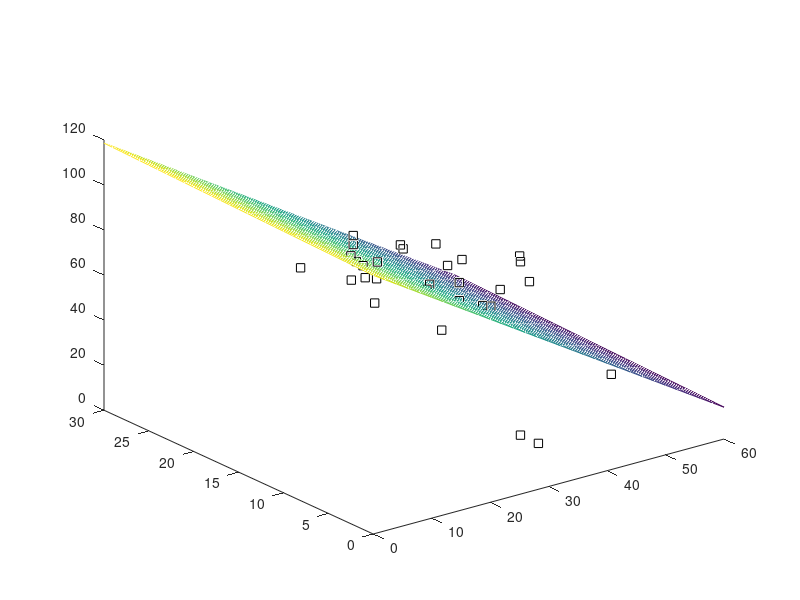

Here is the MATLAB script that generated this plot:
S = dlmread('wbsa0220.dat');

R = S;
R(:,end) = ones();

t = S(:,end);

%a = inv(R'*R) * R' * t;
a = (R'*R)\R' * t;
a

tm = mean(t);
r2 = norm(tm-(a(1)*S(:,1)+a(2)*S(:,2)+a(3)))^2 / norm(tm-t)^2;

r2

plot3(S(:,1), S(:,2), S(:,3), 'ks');
hold;

[x,y] = meshgrid(0:2:60,0:1:30);

mesh(x,y,a(1).*x + a(2).*y + a(3));